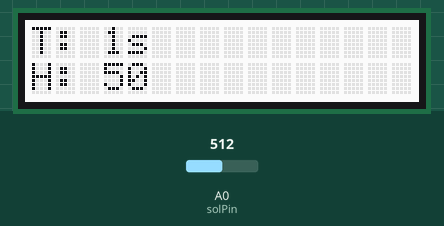
Recording of a sketch running on a simulated Arduino Mega 2560, built with avr-gcc and run on an emulated ATmega2560. Parts: 16×2 character LCD. The inputs (shaded band) are chosen by the test bench; at power-on: A0 (solPin) = 512. Storage starts empty; what the sketch prints to the serial monitor is not drawn.

Above: at 2.3 s.
2.4 s: A0 (solPin) set to 716
At 6.7 s:
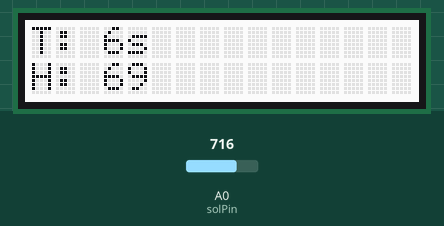
12.6 s: A0 (solPin) set to 900
At 17.5 s:
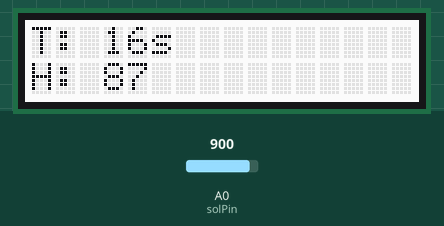
22.7 s: A0 (solPin) set to 1023
At 27.1 s:
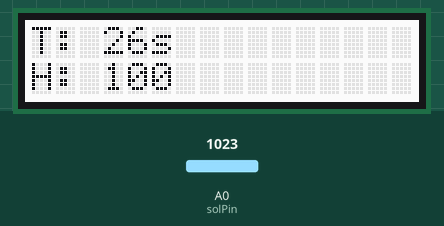
Timing chart, 0 to 28.6 s (numbered marks = the images above; inputs shaded):
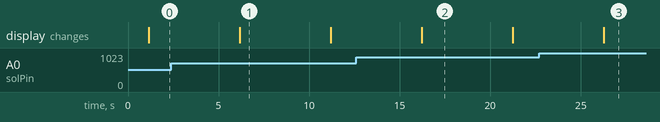

Measured:
- what the display in image 1 shows lasts 5.0 s, from 6.2 s to 11.2 s

The sketch:

partie_2_humidite.ino
```cpp
#include <SPI.h>
#include <SD.h>
#include <rgb_lcd.h>  // Inclure la bibliothèque pour l'écran LCD

// Définir les broches
#define solPin A0      // Pin du capteur d'humidité du sol
#define SD_CS_PIN 53   // Pin CS pour la carte SD

// Initialiser l'écran LCD
rgb_lcd lcd;                // Écran LCD

void setup() {
  // Initialisation de la communication série
  Serial.begin(9600);

  // Initialiser l'écran LCD
  lcd.begin(16, 2);  // 16 colonnes et 2 lignes
  lcd.print("Initialisation...");
  delay(1000);

  // Initialiser le capteur d'humidité du sol
  pinMode(solPin, INPUT);

  // Initialisation de la carte SD
  Serial.print("Initialisation de la carte SD...");
  if (!SD.begin(SD_CS_PIN)) {
    Serial.println("Erreur de communication avec la carte SD !");
    lcd.clear();
    lcd.print("Erreur SD");
    return;
  }
  Serial.println("Carte SD prête");

  // Créer ou ouvrir le fichier pour écrire les données
  File file = SD.open("data.txt", FILE_WRITE);
  if (file) {
    file.println("Temps (s), Humidité sol (%)");
    file.close();
  } else {
    Serial.println("Erreur d'ouverture du fichier data.txt");
    lcd.clear();
    lcd.print("Erreur fichier");
  }
}

void loop() {
  // Lecture de l'humidité du sol
  int sol = analogRead(solPin);  // Lire la valeur du capteur d'humidité du sol (0-1023)
  int humiditeSol = map(sol, 0, 1023, 0, 100);  // Conversion en pourcentage (0-100%)

  // Lecture du temps écoulé
  unsigned long temps = millis() / 1000;  // Temps écoulé en secondes

  // Afficher les données sur le moniteur série
  Serial.print("Temps: ");
  Serial.print(temps);
  Serial.print("s  Humidité sol: ");
  Serial.print(humiditeSol);  // Affichage de l'humidité du sol en %
  Serial.println("%");

  // Afficher les données sur l'écran LCD
  lcd.clear();
  lcd.setCursor(0, 0);  // Positionner le curseur au début de la première ligne
  lcd.print("T: ");
  lcd.print(temps);  // Afficher le temps écoulé
  lcd.print("s");

  lcd.setCursor(0, 1);  // Positionner le curseur sur la deuxième ligne
  lcd.print("H: ");
  lcd.print(humiditeSol);  // Afficher l'humidité du sol en pourcentage

  // Ouvrir le fichier pour y ajouter les données
  File file = SD.open("data.txt", FILE_WRITE);
  if (file) {
    // Ajouter la date (temps) et l'humidité du sol dans le fichier
    file.print(temps);          // Temps écoulé en secondes
    file.print(", ");
    file.println(humiditeSol);  // Humidité du sol en %
    file.close();
    Serial.println("Données enregistrées sur la carte SD.");
  } else {
    Serial.println("Erreur d'écriture dans le fichier data.txt");
  }

  // Attendre 5 secondes avant de refaire une nouvelle lecture
  delay(5000);  // Attente de 5 secondes avant la prochaine lecture
}
```
